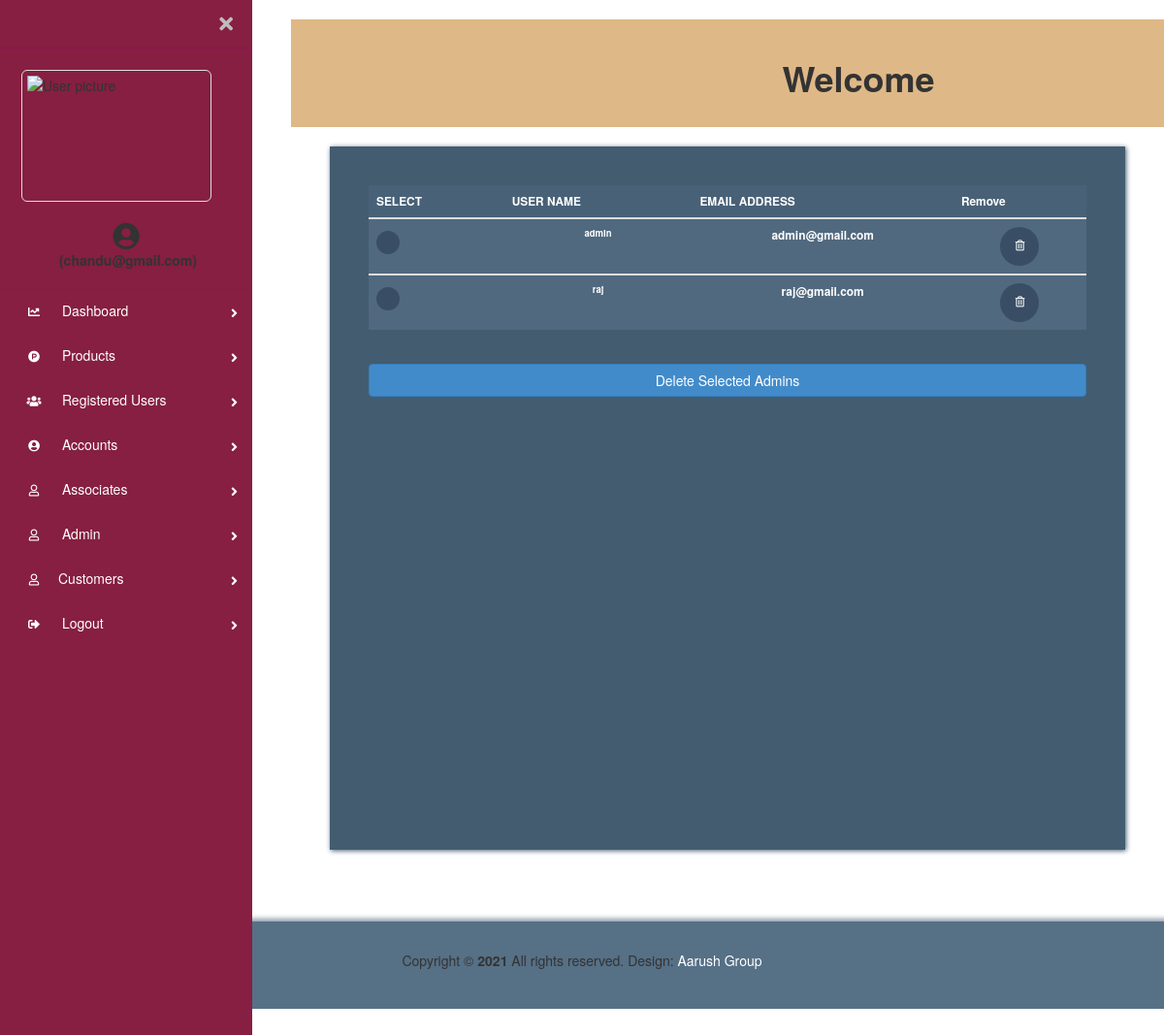
Page /kisan_store/cart_admin/Regadmins.php (signed in) on the committed database.
### tables this page shows
CREATE TABLE `cart_admin` (
  `id` int(12) NOT NULL,
  `name` varchar(100) NOT NULL,
  `email` varchar(100) NOT NULL,
  `password` varchar(100) NOT NULL,
  `conf_password` varchar(100) NOT NULL
);

### kisan_store/cart_admin/Regadmins.php (the view, shortened to what this page needs)
<?php
include 'backend/database.php';
$qry = "select * from cart_admin";
$sql = mysqli_query($dbc, $qry) or die(mysqli_error($dbc));
$admincount=mysqli_num_rows($sql);
$username= $_SESSION['loginname'];
$qry1 = "select * from cart_super_admin where email='$username'";
$sql1 = mysqli_query($dbc, $qry1) or die(mysqli_error($dbc));
$row1=mysqli_fetch_assoc($sql1);
?>
<!DOCTYPE html>
<html lang="en">
  <head>
    <link rel="stylesheet" href="css/fontawesome.min.css" />
    <link rel="stylesheet" href="css/bootstrap.min.css" />
    <link rel="stylesheet" href="css/templatemo-style.css">
    <link rel="stylesheet" href="font-awesome-animation-1.1.1/package/css/font-awesome-animation.min.css">
        <link href="https://use.fontawesome.com/releases/v5.0.6/css/all.css" rel="stylesheet">
        <link href="sidenav/css/side.css" rel="stylesheet">
        <link href="sidenav/css/bootstrap.min.css" rel="stylesheet" id="bootstrap-css">
  </head>
  <body id="reportsPage">
  <div class="page-wrapper chiller-theme toggled">
            <nav id="sidebar" class="sidebar-wrapper">
                <div class="sidebar-content">
                    <div class="sidebar-brand">
                        <div id="close-sidebar">
                            <i class="fas fa-times"></i>
                        </div>
                    </div>
                    <div class="sidebar-header">
                        <div class="user-pic">
                            <img class="img-responsive img-rounded" src="sidenav/images/kkm-logo.png" alt="User picture">
                        </div>
                    </div>
                    <div class="text-center">
                        <span class=" text-light"><i class="fas fa-user-circle fa-2x"></i><br>&nbsp;<strong>(<?php echo $_SESSION['loginname']; ?>)</strong></span>
                    </div><br>
                    <div class="sidebar-menu">
                        <ul>
                            <li class="sidebar-dropdown">
                                <a href="index.php">
                                    <i class="fas fa-chart-line fa-9x"></i>
                                    <span>Dashboard</span>
                                </a>
                            </li>
                            <li class="sidebar-dropdown">
                                <a href="products.php">
                                <i class="fab fa-product-hunt"></i>
                                    <span>Products</span>
                                </a>
                            </li>
                            <li class="sidebar-dropdown">
                                <a href="Regusers.php">
                                <i class="fas fa-users"></i>
                                    <span>Registered Users</span>
                                </a>
                            </li>
                            <li class="sidebar-dropdown">
                                <a href="accounts.php">
                                <i class="fas fa-user-circle"></i>
                                    <span>Accounts</span>
                                </a>
                            </li>
                            <li class="sidebar-dropdown">
                                <a href="../SuperAdmin/SuperAdmin_Associate.php">
                                    <i class="far fa-user"></i>
                                    <span>Associates</span>
                                </a>
                            </li>
                           <?php if($row1['email']== $username){ ?>
                            <li class="sidebar-dropdown">
                                <a href="#">
                                <i class="fas fa-user-shield"></i>
                                    <span>Super Admin</span>
                                </a>
                                <div class="sidebar-submenu">
                                <ul>
                                  <li>
                                      <a href="super_admin.php">Super Admin
                                        </a>
                                  </li>
                                  <li>
                                      <a href="Regadmins.php">Admin</a>
                                  </li>
                                </ul>
                                </div>
                            </li>
                         <?php } else { ?>
                            <li class="sidebar-dropdown">
                                <a href="Regadmins.php">
                                    <i class="far fa-user"></i>
                                    <span>Admin</span>
                                </a>
                            </li>
                          <?php } ?>
                            <li class="sidebar-dropdown">
                                <a href="#"><i class="far fa-user"></i><span>Customers</span></a>
                            </li>
                            <li class="sidebar-dropdown">
                            <a href="../backend/logout.php">
                            <i class="fas fa-sign-out-alt"></i>
                                    <span>Logout</span>
                                </a>
                            </li>
                        </ul>
            </nav>
            <main class="page-content">
                <div class="container text-dark text-center" style="background: burlywood;">
                    <h1><strong>Welcome</strong></h1>
                </div>
    <div class=" mt-5">
      <div class="row tm-content-row">
        <div class="col-sm-15 col-md-12 col-lg-12 col-xl-12 tm-block-col">
          <div class="tm-bg-primary-dark tm-block tm-block-products">
          <form action="remove/remove_multiple_admin.php" method="POST" >
            <div class="tm-product-table-container">
              <table class="table table-hover tm-table-small tm-product-table">
              <?php if ($admincount > 0) { ?>
                <thead>
                  <tr align="center">
                    <th scope="col">SELECT</th>
                    <th scope="col">USER NAME</th>
                    <th scope="col">EMAIL ADDRESS</th>
                    <th scope="col">Remove</th>
                  </tr>
                </thead>
                <?php while ($row = mysqli_fetch_assoc($sql)) {
                  ?>
                <tbody>
                  <tr align="center">
                    <th scope="row"><input type="checkbox" name='checkbox[]' value='<?php echo $row["id"]; ?>' id="checkbox"/></th>
                    <td class="tm-product-name"><?php echo $row['name'] ?> </td>
                    <td><?php echo $row['email']  ?></td>
                    <?php echo "<td>
                      <a href='remove/remove_admin.php?id=" . $row['id'] . "' class='tm-product-delete-link' onClick=\"javascript: return confirm('Please confirm deletion');\">
                        <i class='far fa-trash-alt tm-product-delete-icon' ></i>
                      </a>
                    </td>"?>
                  </tr>
                  <?php } ?>
                  <?php } else { ?>
              <p align=center style="color:rgb(188 189 155);"><strong  > <i class="fas fa-database faa-horizontal animated"></i> <br>No Data Available!!!</strong></p> <br>
            <?php } ?>
                </tbody>
              </table>
            </div>
            <input type="submit" name="submit" id="submit" value="Delete Selected Admins" class="btn btn-primary btn-block text-uppercase" onClick="javascript: return confirm('Please confirm deletion');">
            </form>
          </div>
        </div>
      </div>
    </div>
                                          </main>
          <footer class="tm-footer row tm-mt-small">
      <div class="col-12 font-weight-light">
        <p class="text-center text-white mb-0 px-4 large">
          Copyright &copy; <b><?php echo date("Y") ?></b> All rights reserved.
          Design: <a rel="nofollow noopener" href="#" class="tm-footer-link">Aarush Group</a>
        </p>
      </div>
    </footer>
        </div>
  </body>
</html>

### kisan_store/cart_admin/css/templatemo-style.css (style rules this page uses)
html { font-size: 16px; overflow-x: hidden; }
body { font-family: Roboto, Helvetica, Arial, sans-serif; background-color: rgb(245, 241, 241); overflow-x: hidden; }
a { transition: all 0.3s ease; }
.tm-mt-small { margin-top: 20px; }
.tm-block-col { margin-bottom: 30px; }
.tm-block { padding: 40px; -webkit-box-shadow: 1px 1px 5px 0 #455c71; -moz-box-shadow: 1px 1px 5px 0 #455c71; box-shadow: 1px 1px 5px 0 #455c71; min-height: 350px; height: 100%; max-height: 450px; }
.tm-content-row { justify-content: space-between; margin-left: -20px; margin-right: -20px; }
.table { background-color: #50697f; color: #fff; font-size: 85%; margin-bottom: 0; }
thead { background-color: #486177; color: #fff; }
.table thead th { border-bottom: 0; }
.btn { border-radius: 0; padding: 13px 28px; transition: all 0.2s ease; max-width: 100%; }
.btn-primary { color: #fff; background-color: #f5a623; border: 2px solid #f5a623; font-size: 90%; font-weight: 600; }
.table td, .table th { border-top: 1px solid #415a70; padding: 15px 25px; vertical-align: middle; }
.tm-table-small td, .tm-table-small th { padding-left: 12px; padding-right: 12px; }
.table-hover tbody tr { transition: all 0.2s ease; }
.tm-bg-primary-dark { background-color: #435c70; }
input[type="checkbox"] { cursor: pointer; -webkit-appearance: none; appearance: none; background-color: #394e64; background-position: center; border-radius: 50%; box-sizing: border-box; position: relative; box-sizing: content-box; width: 24px; height: 24px; transition: all 0.1s linear; }
.tm-block-products { min-height: 725px; }
.tm-product-table-container { max-height: 465px; margin-bottom: 15px; overflow-y: scroll; }
.tm-product-table tr { font-weight: 600; }
.tm-product-name { font-size: 0.95rem; font-weight: 600; }
.tm-product-delete-icon { font-size: 1.1rem; color: #fff; }
.tm-product-delete-link { padding: 10px; border-radius: 50%; background-color: #394e64; display: inline-block; width: 40px; height: 40px; text-align: center; }
.tm-footer { background-color: #567086; padding-top: 30px; padding-bottom: 30px; -webkit-box-shadow: 0 -3px 5px 0 rgba(69, 92, 113, 0.59); -moz-box-shadow: 0 -3px 5px 0 rgba(69, 92, 113, 0.59); box-shadow: 0 -3px 5px 0 rgba(69, 92, 113, 0.59); }
.tm-footer-link { color: white; }

### kisan_store/cart_admin/Regadmins.php (style rules this page uses)
img { border: 1px solid #ddd; border-radius: 4px; padding: 5px; width: 150px; }

### rows in the picture
cart_admin: name "admin", email "admin@gmail.com"
cart_admin: name "raj", email "raj@gmail.com"
